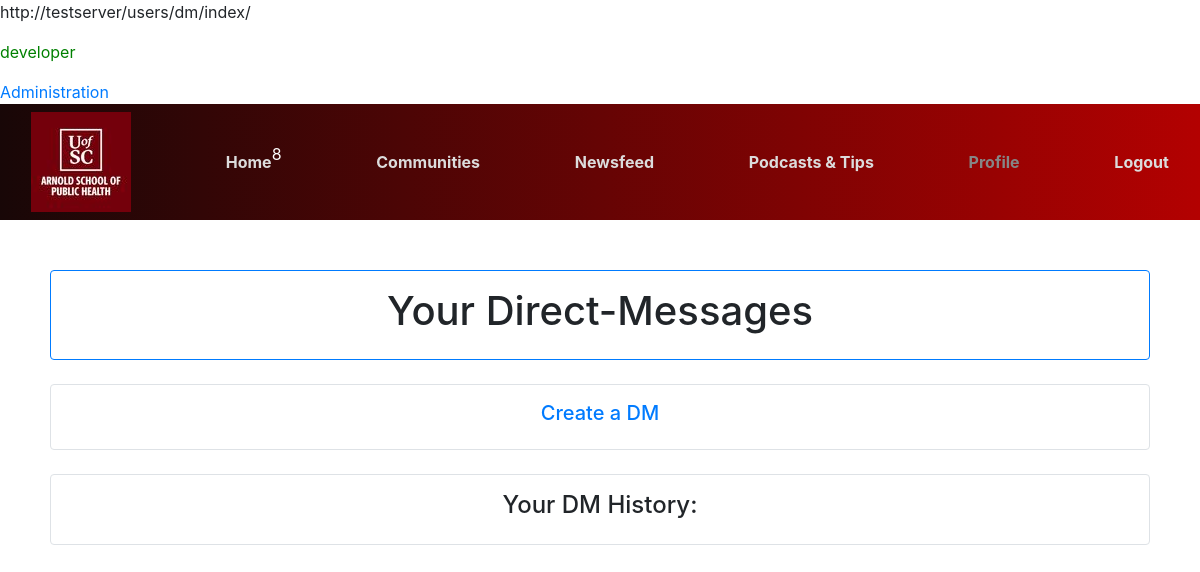
Before: /users/dm/index/ (signed in) with the older database file.
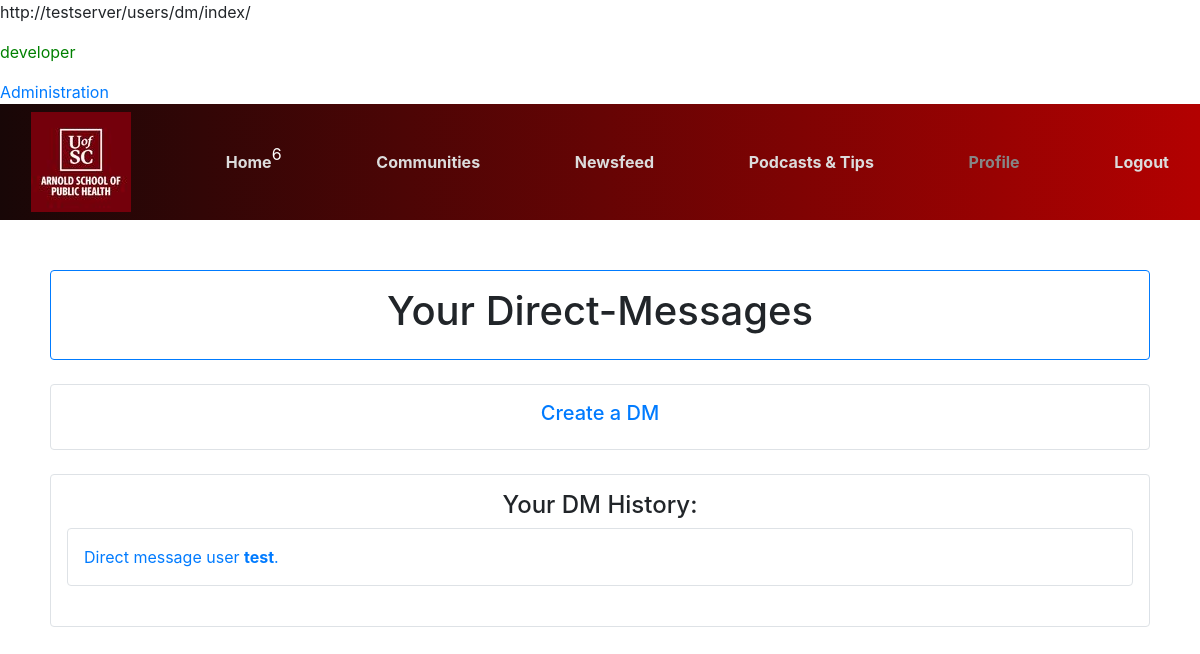
After: the same page with the newer database file.
### users/models.py (models this page shows, shortened)
class CustomUser(AbstractBaseUser,PermissionsMixin):
	DEFAULT_PROF_PIC_PATH = "users/profile_pics/defaults/default_profile_pic.jpg"
	PROF_PIC_UPLOAD_PATH = "users/profile_pics"
	email = models.EmailField(gettext_lazy('email address'),unique = True)
	username = models.CharField(max_length=150,unique = True)
	is_staff = models.BooleanField(default = False)
	is_active = models.BooleanField(default= True)
	is_developer = models.BooleanField(default = False)
	is_pod_plus_member= models.BooleanField(default = False)
	int_points = models.IntegerField(default = 0)
	int_users_helped = models.IntegerField(default = 0)
	int_days_active = models.IntegerField(default = 0)
	about = models.TextField(gettext_lazy(
		'about'),max_length=500,blank = True)
	profile_picture = models.ImageField(default=DEFAULT_PROF_PIC_PATH,upload_to=PROF_PIC_UPLOAD_PATH)
	date_joined = models.DateTimeField(default=timezone.now)
	follows = models.ManyToManyField('CustomUser',related_name='followed_by')
	objects = CustomUserManager()
	phone_number = models.CharField(max_length=12,unique=True,null=False)
	last_tip_view_date = models.DateField(null=True, blank=True)
	USERNAME_FIELD = "username"
	REQUIRED_FIELDS = ["email","phone_number"]
	def __str__(self):
		return self.username
	def get_notification_count(self):
		intSum = 0
		intSum += (self.recipient_notification_help_request_set.count() +
		self.recipient_notification_post_set.count())
		return intSum

### users/views.py (the view)
# urls.py: path('dm/index/',users_views.viewDmIndex,name="dm-index"),
@login_required
def viewDmIndex(request):
	listmodelDmedUsers = []
	dictUserDmDict = {}
	for modelDm in request.user.dm_sender_set.all().order_by('-pub_date'):
		if modelDm.recipient not in dictUserDmDict:
			dictUserDmDict[modelDm.recipient] = modelDm.pub_date
	modelUserSender = None
	for modelDm in request.user.dm_recipient_set.all().order_by('-pub_date'):
		modelUserSender = modelDm.sender
		if modelUserSender not in dictUserDmDict:
			dictUserDmDict[modelDm.sender] = modelDm.pub_date
		else:
			if dictUserDmDict[modelUserSender] < modelDm.pub_date:
				dictUserDmDict[modelUserSender] = modelDm.pub_date
	dictUserDmDict = dict(sorted(dictUserDmDict.items(),key=lambda item: item[1],reverse=True))
	context = {
		"dictUserDmDict":dictUserDmDict,
	}
	return render(request,"users/dm/dm_index.html",context=context)

### users/templates/users/dm/dm_index.html
{% extends "core/base.html" %}
{% block content %}
<div class = "container border border-primary rounded p-3">
	<h1 class = "text-center">
		Your Direct-Messages
	</h1>
</div>
<br>
<div class = "container border  rounded p-3">
	<a href = "{% url 'users:dm-prepare' %}">
		<h5 class = "text-center">
			Create a DM
		</h5>
	</a>
</div>
<br>
<div class = "container border  rounded p-3">
	<h4 class = "text-center">
		Your DM History:
	</h4>
	{% for modelUser in dictUserDmDict.keys %}
		<a href = "{% url 'users:dm-detail' modelUser.username %}">
			{% include 'users/t/tDmThumb.html' %}
		</a>
		<br>
	{% endfor %}
</div>
{% endblock %}

### core/templates/core/base.html (shortened to what this page needs)
{% load static %}
<!DOCTYPE html>
<html lang="en">
<head>
    <link rel="stylesheet" href="https://maxcdn.bootstrapcdn.com/bootstrap/4.0.0/css/bootstrap.min.css">
	<link rel="stylesheet" href="https://cdn.jsdelivr.net/npm/bootstrap-icons@1.7.2/font/bootstrap-icons.css">
	<link rel="stylesheet" type = "text/css" href = "{% static 'core/style.css' %}">
</head>
<body>
<p>{{ request.build_absolute_uri }}</p>
{% if user.is_developer %}
	<p style = 'color:green'>developer {{user.user_name}}</p>
	<a href = "{% url 'admin:index' %}">
		Administration
	</a>
{% elif user.is_staff %}
	<p style = "color:green">staff {{user.user_name}}</p>
{% endif %}
<nav class="navbar" id = "navbar__main">
	<div class = "container-fluid">
		<a class = "navbar-header" href = "{% url 'core:about' %}">
			<img src = "{% static 'core/images/core/arnold_school_of_public_health.jpg' %}" alt = "arnold_school_of_public_health.jpg">
		</a>
		{% if user.is_authenticated %}
			<div style="display:grid;">
				<a style="grid-column:1;grid-row:1;" class = "navbar-text navbar__main__a-tag" href = "{% url 'core:index' 1 1 1 %}" data-str = "home">
					Home
				</a>
				<div style = "grid-column-start: 2;grid-row:1;">
					<span style="color:white">
						{{user.get_notification_count}}
					</span>
				</div>
			</div>
			<a class = "navbar-text navbar__main__a-tag" href = "{% url 'communities:index' 1 %}" data-str = "communities">
				Communities
			</a>
			<a class = "navbar-text navbar__main__a-tag" href = "{% url 'newsfeed:index' 1 %}" data-str ="newsfeed" >
				Newsfeed
			</a>
			<a class = "navbar-text navbar__main__a-tag" href = "{% url 'podcasts:index' %}" data-str ="podcasts">
				Podcasts & Tips
			</a>
			<a class = "navbar-text navbar__main__a-tag" href = "{% url 'users:profile' 1 %}" data-str ="users">
				Profile
			</a>
			<a class = "navbar-text navbar__main__a-tag" href = "{% url 'users:logout' %}">
				Logout
			</a>
		{% endif %}
	</div>
</nav>
<div class = "div__GLOBAL_CONTENT">
	{% block content %}{% endblock content %}
</div>
</body>
</html>

### users/templates/users/t/tDmThumb.html
<div class = "container border rounded p-3">
	Direct message user <strong>{{modelUser}}</strong>.
</div>

Changed rows visible on the page:
changed CustomUser (number 1 of 2 on the later page): get_notification_count "8" → "6"
now on this page (row edited): CustomUser: username "test"
